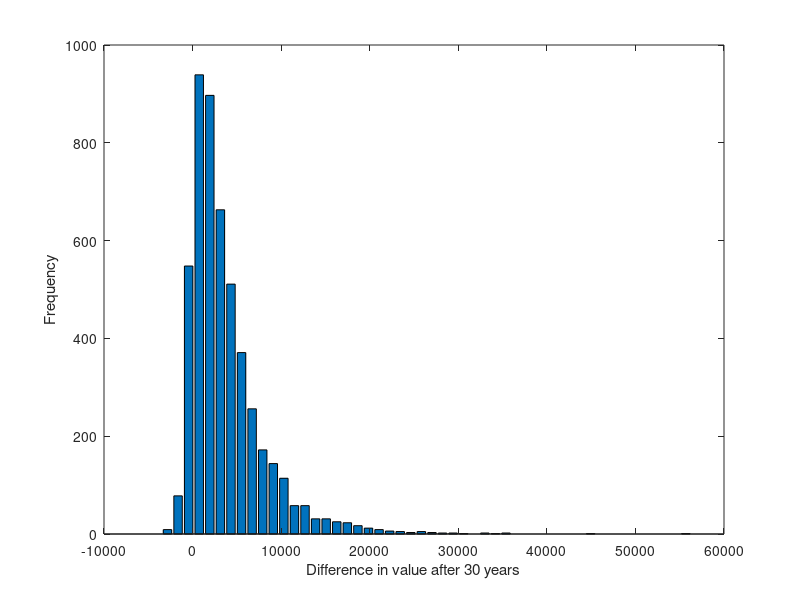

Recreate this plot in MATLAB.
clc;
clear all;
format long

% Initial capital
v0 = 1000;
% Number of scenarios
Ns = 5000;

% Expected return and covariance matrix
mu = [0.0879; 0.04];
sigma = [0.1465^2, -0.1465*0.07*0.2; -0.1465*0.07*0.2, 0.07^2];

% Generate scenarios as correlated Normal random variables
stockRet = ones(Ns,1);
bondsRet = ones(Ns,1);
for iYear = 1:30
    scenarios = mvnrnd(mu, sigma, Ns);
    stockRet = stockRet .* (1 + scenarios(:,1));
    bondsRet = bondsRet .* (1 + scenarios(:,2));
end

% Compute portfolios by iterating through different combinations of weights
for w=0.2:0.2:1
    v30(:,round(w*5)) = w*v0*stockRet + (1-w)*v0*bondsRet; % distribution of value at the end of year 30
end

% Compute statistical measures from the distribution
mean(v30) % mean
std(v30)  % standard deviation
min(v30)  % min
max(v30)  % max

% Compute percentiles/quantiles
quantile(v30, 0.05) % 5th percentile
quantile(v30,[0.05 0.50 0.95]) % 5th percentile, median and 95th percentile

% Plot a histogram of the distribution of outcomes (differences)
% for v30 (Stratery 4 - Strategy 2)
figure(1)
set(gcf, 'color', 'white');
[frequencyCounts, binLocations] = hist(v30(:,4)-v30(:,2), 50);
bar(binLocations, frequencyCounts);
xlabel('Difference in value after 30 years')
ylabel('Frequency')